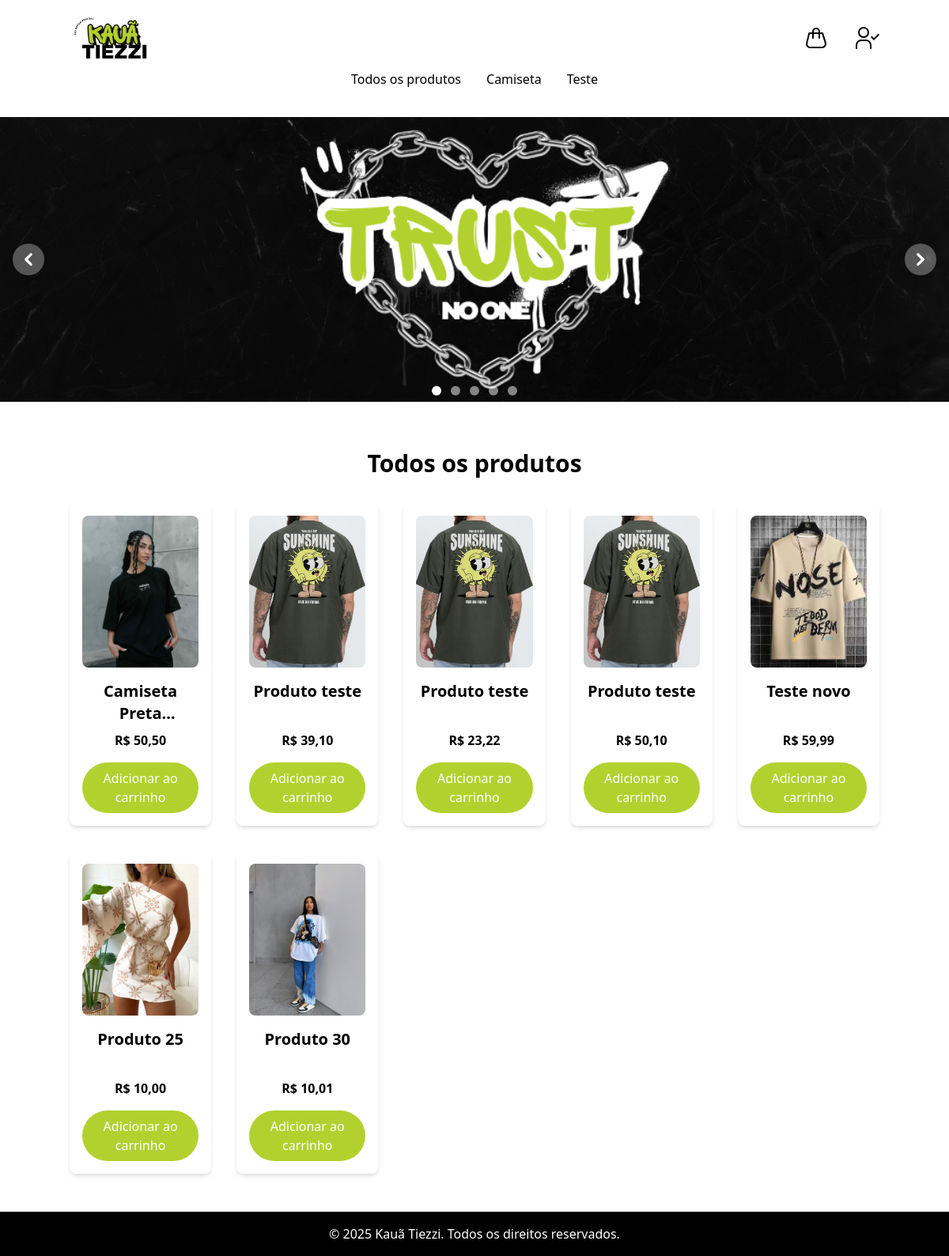
The page / on the database its author committed.
### tables this page shows
CREATE TABLE categorias (
    id INTEGER PRIMARY KEY AUTOINCREMENT,
    nome TEXT NOT NULL UNIQUE
);

CREATE TABLE "produtos" (
    id INTEGER PRIMARY KEY AUTOINCREMENT,
    nome TEXT NOT NULL,
    descricao TEXT,
    preco REAL,
    imagem TEXT,
    tamanhos TEXT,
    categoria_id INTEGER,
    FOREIGN KEY (categoria_id) REFERENCES categorias(id)
);

### app.py (the view)
@app.route('/')
def home():
    conn = get_db_connection()
    produtos = conn.execute('SELECT * FROM produtos').fetchall()
    categorias = conn.execute('SELECT * FROM categorias').fetchall()  # Buscando todas as categorias
    conn.close()
    return render_template('index.html', produtos=produtos, categorias=categorias)

### app.py (called while the page is built)
def get_db_connection():
    conn = sqlite3.connect('store.db')
    conn.row_factory = sqlite3.Row
    return conn

### templates/index.html (shortened to what this page needs)
<!DOCTYPE html>
<html lang="pt-BR">
<head>
    <link rel="stylesheet" href="{{ url_for('static', filename='css/style.css') }}">
    <script src="https://cdn.tailwindcss.com"></script>
    <link href="https://cdn.jsdelivr.net/npm/flyonui@1.3.0/dist/full.min.css" rel="stylesheet">
  <link href="https://cdn.jsdelivr.net/npm/flowbite@2.5.2/dist/flowbite.min.css" rel="stylesheet" />
</head>
</head>
<body class="bg-lightGray dark:bg-lightGray font-sans">
    <nav class="bg-lightGray p-4 text-white">
        <div class="container mx-auto flex justify-between items-center">
            <a href="/" class="text-xl font-bold flex items-center">
                <img src="{{ url_for('static', filename='img/logo.png') }}" alt="Online Store Logo" class="h-16">
            </a>
            <div class="flex space-x-8">
                <a href="/carrinho" class="text-black hover:text-lightBeige">
                    <img src="{{ url_for('static', filename='img/carrinho.svg') }}" alt="Carrinho" class="h-8">
                </a>
                <a href="/admin/login" class="text-black hover:text-lightBeige"><img src="{{ url_for('static', filename='img/admin.svg') }}" alt="Carrinho" class="h-8"></a>
            </div>
        </div>
        <div class="bg-darkBurgundy text-white py-2">
            <div class="container mx-auto flex justify-center space-x-8">
                <a href="/" class="text-black hover:text-verde transition ease-in-out delay-80">Todos os produtos</a>
        {% for categoria in categorias %}
            <a href="/categorias/{{ categoria.nome | lower }}" class="text-black hover:text-verde transition ease-in-out delay-80">
                {{ categoria.nome }}
            </a>
        {% endfor %}
            </div>
        </div>
    </nav>
    <div id="default-carousel" class="relative w-full" data-carousel="slide">
        <div class="relative h-56 overflow-hidden md:h-96">
            <div class="hidden duration-700 ease-in-out" data-carousel-item>
                <img src="{{ url_for('static', filename='img/banner1.png') }}" class="absolute block w-full -translate-x-1/2 -translate-y-1/2 top-1/2 left-1/2" alt="...">
            </div>
        </div>
        <div class="absolute z-30 flex -translate-x-1/2 bottom-5 left-1/2 space-x-3 rtl:space-x-reverse">
            <button type="button" class="w-3 h-3 rounded-full" aria-current="true" aria-label="Slide 1" data-carousel-slide-to="0"></button>
            <button type="button" class="w-3 h-3 rounded-full" aria-current="false" aria-label="Slide 2" data-carousel-slide-to="1"></button>
            <button type="button" class="w-3 h-3 rounded-full" aria-current="false" aria-label="Slide 3" data-carousel-slide-to="2"></button>
            <button type="button" class="w-3 h-3 rounded-full" aria-current="false" aria-label="Slide 4" data-carousel-slide-to="3"></button>
            <button type="button" class="w-3 h-3 rounded-full" aria-current="false" aria-label="Slide 5" data-carousel-slide-to="4"></button>
        </div>
        <button type="button" class="absolute top-0 start-0 z-30 flex items-center justify-center h-full px-4 cursor-pointer group focus:outline-none" data-carousel-prev>
            <span class="inline-flex items-center justify-center w-10 h-10 rounded-full bg-white/30 dark:bg-gray-800/30 group-hover:bg-white/50 dark:group-hover:bg-gray-800/60 group-focus:ring-4 group-focus:ring-white dark:group-focus:ring-gray-800/70 group-focus:outline-none">
                <svg class="w-4 h-4 text-white dark:text-gray-800 rtl:rotate-180" aria-hidden="true" xmlns="http://www.w3.org/2000/svg" fill="none" viewBox="0 0 6 10">
                    <path stroke="currentColor" stroke-linecap="round" stroke-linejoin="round" stroke-width="2" d="M5 1 1 5l4 4"/>
                </svg>
            </span>
        </button>
        <button type="button" class="absolute top-0 end-0 z-30 flex items-center justify-center h-full px-4 cursor-pointer group focus:outline-none" data-carousel-next>
            <span class="inline-flex items-center justify-center w-10 h-10 rounded-full bg-white/30 dark:bg-gray-800/30 group-hover:bg-white/50 dark:group-hover:bg-gray-800/60 group-focus:ring-4 group-focus:ring-white dark:group-focus:ring-gray-800/70 group-focus:outline-none">
                <svg class="w-4 h-4 text-white dark:text-gray-800 rtl:rotate-180" aria-hidden="true" xmlns="http://www.w3.org/2000/svg" fill="none" viewBox="0 0 6 10">
                    <path stroke="currentColor" stroke-linecap="round" stroke-linejoin="round" stroke-width="2" d="m1 9 4-4-4-4"/>
                </svg>
            </span>
        </button>
    </div>
    <div class="container mx-auto py-12">
        <h1 class="text-3xl font-bold text-center mb-8 text-black">Todos os produtos</h1>
        <div class="grid grid-cols-1 sm:grid-cols-2 md:grid-cols-3 lg:grid-cols-5 gap-8">
            {% for produto in produtos %}
    <div class="bg-white p-4 rounded-lg shadow-md hover:shadow-xl transition duration-300 flex flex-col justify-between h-full">
        <a href="{{ url_for('detalhe_produto', id=produto.id) }}">
            <img src="{{ url_for('static', filename='img/' + produto.imagem) }}" alt="{{ produto.nome }}" class="w-full h-48 object-cover rounded-lg">
            <div>
                <h3 class="text-xl font-bold mt-4 text-center text-black line-clamp-2 h-14">{{ produto.nome }}</h3>
                <p class="text-center text-black mt-2 font-semibold">R$ {{ "%.2f"|format(produto.preco) | replace('.', ',') }}</p>
            </div>
        </a>
        <form action="{{ url_for('adicionar_ao_carrinho') }}" method="POST">
            <div class="text-center mt-4">
                <button type="submit" class="bg-verde text-white py-2 px-4 rounded-full hover:bg-black transition-colors duration-300 ease-in-out transform focus:outline-none focus:ring-2 focus:ring-verde focus:ring-opacity-20">
                    Adicionar ao carrinho
                </button>
            </div>
        </form>
    </div>
{% endfor %}
        </div>
    </div>
    <footer class="bg-black text-white text-center py-4">
        <p>&copy; 2025 Kauã Tiezzi. Todos os direitos reservados.</p>
    </footer>
</body>
</html>

### static/css/style.css (style rules this page uses)
html { color-scheme: light; }

### templates/index.html (style rules this page uses)
html { color-scheme: light; }

### rows shown on the page
categorias: nome "Camiseta"
categorias: nome "Teste"
produtos: imagem (picture), nome "Camiseta…", preco "50,50"
produtos: imagem (picture), nome "Produto teste", preco "39,10"
produtos: imagem (picture), nome "Produto teste", preco "23,22"
produtos: imagem (picture), nome "Produto teste", preco "50,10"
produtos: imagem (picture), nome "Teste novo", preco "59,99"
produtos: imagem (picture), nome "Produto 25", preco "10,00"
produtos: imagem (picture), nome "Produto 30", preco "10,01"
